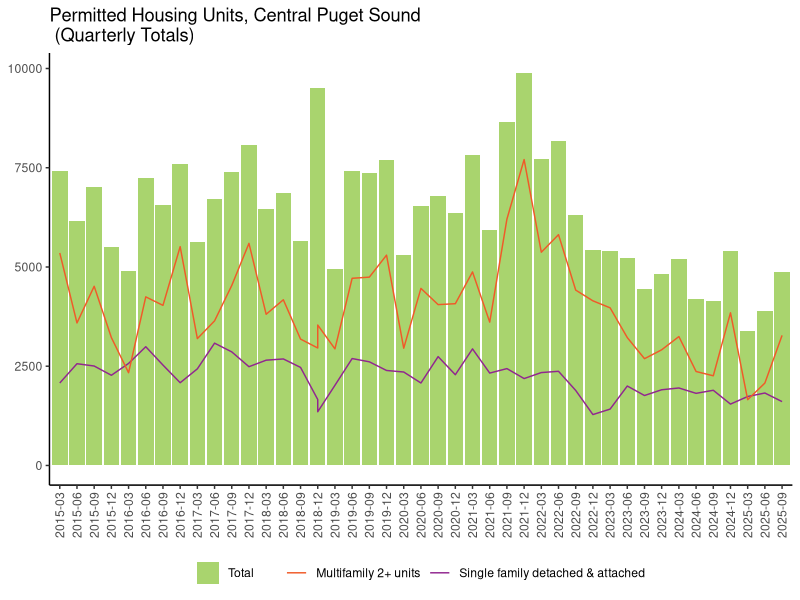
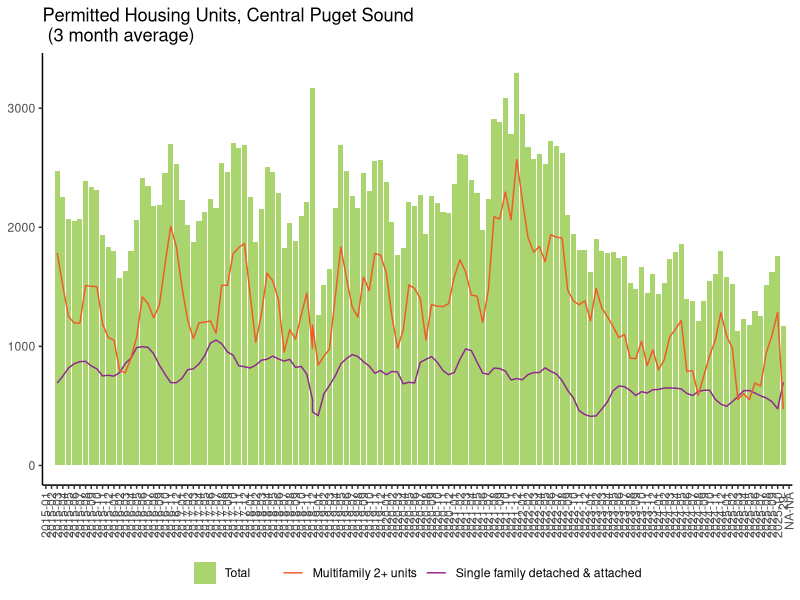

Write the R code that produced these figures, in order.
## ---- chunk 1
knitr::opts_chunk$set(echo = TRUE)
## ---- chunk 2
library(readxl)
library(dplyr)
library(zoo)
library(ggplot2)
library(openxlsx)
library(stringr)
## ---- chunk 3
permits_15_df<-read_excel('census_bps_monthly_2015_Oct2025.xlsx')

## ---- chunk 4
total_df<- permits_15_df%>%group_by(Month)%>%
           summarise(sum_Total=sum(Total),
                     sum_1Unit=sum(`1 Unit`))
  

total_df_3mth<-total_df%>%
  mutate(multifamily=sum_Total-sum_1Unit)%>%
  mutate(move_tot3_total=rollapply(sum_Total, 3, sum, align='right', fill=NA),
         move_tot3_sf=rollapply(sum_1Unit, 3, sum, align='right', fill=NA),
         move_tot3_mf=rollapply(multifamily, 3, sum, align='right', fill=NA))%>%
  mutate(month_format=paste(substr(Month,1,4), substr(Month,5,6), sep='-'))

total_df_3mth_03 <- total_df_3mth %>%
  filter(str_detect(Month, regex("03", ignore_case = TRUE)))

total_df_3mth_03 <- total_df_3mth_03[,c(1,2,5,6,7,8)]

total_df_3mth_06 <- total_df_3mth %>%
  filter(str_detect(Month, regex("06", ignore_case = TRUE)))

total_df_3mth_06 <- total_df_3mth_06[,c(1,2,5,6,7,8)]

total_df_3mth_09 <- total_df_3mth %>%
  filter(str_detect(Month, regex("09", ignore_case = TRUE)))

total_df_3mth_09 <- total_df_3mth_09[,c(1,2,5,6,7,8)]

total_df_3mth_12 <- total_df_3mth %>%
  filter(str_detect(Month, regex("12", ignore_case = TRUE)))

total_df_3mth_12 <- total_df_3mth_12[,c(1,2,5,6,7,8)]

all <- rbind(total_df_3mth_03, total_df_3mth_06, total_df_3mth_09, total_df_3mth_12)

#write.xlsx(all, 'census_bps_quarterly.xlsx')

## ---- chunk 5
yrly_and_mnthly_avgs <- permits_15_df %>%
  mutate(year = substr(Month, 1, 4)) %>%
  group_by(year, Month) %>%
  summarise(sum_Total=sum(Total),
            sum_1Unit=sum(`1 Unit`),
            .groups = "drop_last") %>%
  mutate(multifamily = sum_Total-sum_1Unit) %>%
  
  # yearly and monthly avg totals
  group_by(year) %>%
  summarise(yearly_total = sum(sum_Total, na.rm = TRUE),
            yearly_singlefamily = sum(sum_1Unit, na.rm = TRUE),
            yearly_multifamily = sum(multifamily, na.rm = TRUE),
            
             months = if_else(first(year) == "2025", 10, 12), # 2025 data thru Oct, divide by 10 for monthly data
            
            avg_monthly_total = yearly_total / months,
            avg_monthly_singlefamily = yearly_singlefamily / months,
            avg_monthly_multifamily = yearly_multifamily / months,
    .groups = "drop_last")

export_path <- "J:/Projects/V2050/Housing/Monitoring/2026Update/data/metric1b_permitted_units"
openxlsx::write.xlsx(yrly_and_mnthly_avgs, file = file.path(export_path, "export_metric1b_yrly_mnthly_avgs.xlsx"), rowNames = FALSE)
## ---- chunk 6
housing_plot_q<-ggplot(all) +
  geom_bar(aes(x=month_format, y=move_tot3_total,fill='Total'), stat="identity")+
  geom_line(aes(x=month_format, y=move_tot3_sf,group =1, color='Single family detached & attached'),stat="identity")+
  geom_line(aes(x=month_format, y=move_tot3_mf, color="Multifamily 2+ units",group=2),stat="identity",)+
    scale_color_manual(values=c("#F05A28","#91268F"))+
  scale_fill_manual(values=c("#A9D46E"))+
  theme(axis.title.x=element_blank(),
        axis.text.x = element_text(angle = 90, vjust = 0.5, hjust=1),
        axis.title.y=element_blank(),
        panel.grid.major = element_blank(), panel.grid.minor = element_blank(),
       panel.background = element_blank(), axis.line = element_line(colour = "black"))+
  theme(legend.position = "bottom",
        legend.title = element_blank())+
  labs(title="Permitted Housing Units, Central Puget Sound \n (Quarterly Totals)")

housing_plot_q
    
## ---- chunk 7
total_df<- permits_15_df%>%group_by(Month)%>%
           summarise(sum_Total=sum(Total),
                     sum_1Unit=sum(`1 Unit`))
  

total_df_3mth<-total_df%>%
  mutate(multifamily=sum_Total-sum_1Unit)%>%
  mutate(move_ave3_total=rollapply(sum_Total, 3, mean, align='right', fill=NA),
         move_ave3_sf=rollapply(sum_1Unit, 3, mean, align='right', fill=NA),
         move_ave3_mf=rollapply(multifamily, 3, mean, align='right', fill=NA))%>%
  mutate(month_format=paste(substr(Month,1,4), substr(Month,5,6), sep='-'))
## ---- chunk 8
housing_plot<-ggplot(total_df_3mth) +
  geom_bar(aes(x=month_format, y=move_ave3_total,fill='Total'), stat="identity")+
  geom_line(aes(x=month_format, y=move_ave3_sf,group =1, color='Single family detached & attached'),stat="identity")+
  geom_line(aes(x=month_format, y=move_ave3_mf, color="Multifamily 2+ units",group=2),stat="identity",)+
    scale_color_manual(values=c("#F05A28","#91268F"))+
  scale_fill_manual(values=c("#A9D46E"))+
  theme(axis.title.x=element_blank(),
        axis.text.x = element_text(angle = 90, vjust = 0.5, hjust=1),
        axis.title.y=element_blank(),
        panel.grid.major = element_blank(), panel.grid.minor = element_blank(),
       panel.background = element_blank(), axis.line = element_line(colour = "black"))+
  theme(legend.position = "bottom",
        legend.title = element_blank())+
  labs(title="Permitted Housing Units, Central Puget Sound \n (3 month average)")

housing_plot
    
